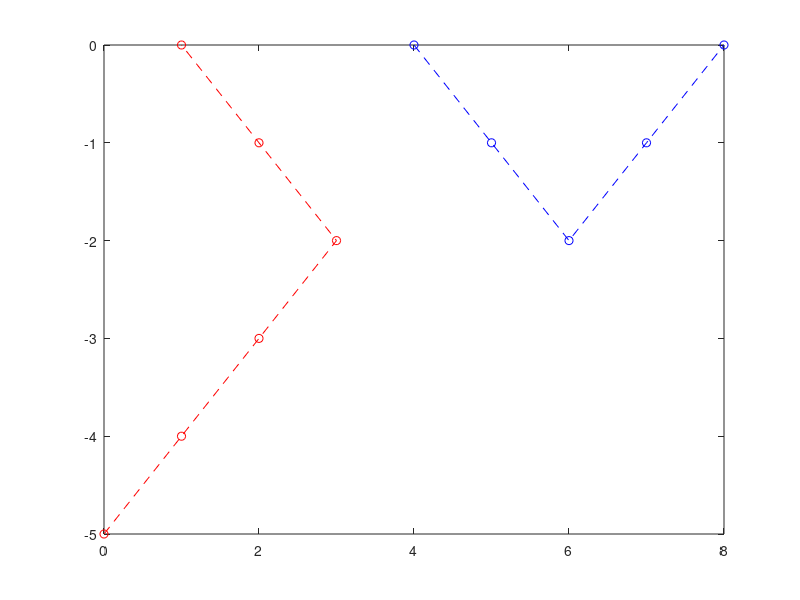

MATLAB code to generate this figure: (Note: this script raises an error after producing the figure.)
% Many-region, 2-body matched eigenfunction expansion method
% Rebecca McCabe 12-14-2023

clc;close all

%% 1: Define geometry with parameterized curve
r_b1 = [0:3 2 1];
z_b1 = -5:0;

r_b2 = 4:8;
z_b2 = [0 -1 -2 -1 0];

h = 10;
w = 1;

%% 2: Discretize into fluid zones, with areas of highest curvature getting 
% better resolution (zones with smaller radial thickness)

assert(length(r_b1) == length(z_b1));
n_points_1 = length(r_b1);
assert(length(r_b2) == length(z_b2));
n_points_2 = length(r_b2);

r_all = [r_b1, r_b2];
z_all = [z_b1, z_b2];
assert(all(z_all <= 0)); % cannot extend out of the water
assert(all(z_all >= -h)); % cannot extend below the sea floor
assert(any(z_b1==0)); % must be surface piercing
assert(any(z_b2==0));

figure
plot(r_b1,z_b1,'ro--',r_b2,z_b2,'bo--')
hold on

% for plotting
[r_b1_plot, z_b1_plot, r_b1_discrete, z_b1_discrete] = points_to_plot_points(r_b1,z_b1);
[r_b2_plot, z_b2_plot, r_b2_discrete, z_b2_discrete] = points_to_plot_points(r_b2,z_b2);

r_all_discrete = [r_b1_discrete, r_b2_discrete];
z_all_discrete = [z_b1_discrete, z_b2_discrete];
n_body_discretizations = length(z_all_discrete);

plot(r_b1_plot,z_b1_plot,'r*-',r_b2_plot,z_b2_plot,'b*-')

r_max = 1.2 * max(r_all);
plot([0,r_max],[-h,-h],'k')
plot([0 0],[-h 0],'k--')
wavelength = 2*pi/w;
x = 0:wavelength/20:r_max;
plot(x,sin(w*x),'c')
plot(x,0*x,'c')
legend('body 1','body 2')
xlabel('R')
ylabel('Z')
improvePlot

% Check points to ensure the two bodies don't overlap and are otherwise valid

% Find the type of each fluid zone and assign it the corresponding potential function
% for each point, check if it's the smallest or biggest z for that radius

figure
hold on

for i=1:n_body_discretizations
    r_i = r_all_discrete(i);
    z_i = z_all_discrete(i);
    z_this_r = z_all_discrete(r_all_discrete==r_i);
    
    if i < n_points_1
        body = 1;
    else
        body = 2;
    end

    % innermost region
    r_corners = r_all([i+body-1, i+body]);
    if any(r_corners == 0)
        superscript = '^0';
    else
        superscript = '';
    end

    % detect type of zone
    if z_i == min(z_this_r)
        zone = 'P';
        z_bounds = [-h,z_i];
    elseif z_i == max(z_this_r)
        zone = 'L';
        z_bounds = [z_i,0];
    else
        zone = 'B';
        z_bounds = NaN;
    end

    full_zone = [zone '_' num2str(body) superscript];
    text(r_i,mean(z_bounds),full_zone)
    plot(r_corners(1)*[1,1],z_bounds,'k--')
    plot(r_corners(2)*[1,1],z_bounds,'k--')
end

% intermediate M region
if max(r_b1) < min(r_b2)
    mid_r = mean([max(r_b1), min(r_b2)]);
elseif min(r_b1) > max(r_b2)
    mid_r = mean([min(r_b1), max(r_b2)]);
else
    mid_r = NaN;
end
text(mid_r,-h/2,'M')

% exterior region
text(max(r_all)*1.1,-h/2,'E')

plot(r_b1_plot,z_b1_plot,'r*-',r_b2_plot,z_b2_plot,'b*-')
hold on
r_max = 1.2 * max([r_b1,r_b2]);
plot([0,r_max],[-h,-h],'k')
plot([0 0],[-h 0],'k--')
wavelength = 2*pi/w;
x = 0:wavelength/20:r_max;
plot(x,sin(w*x),'c')
plot(x,0*x,'c')
xlabel('R')
ylabel('Z')
improvePlot

% Check for adjacency to determine which zones should be matched

% Apply potential matching and velocity matching on all adjacent zones

% Apply the zero radial velocity condition and add the resulting equations to the velocity matching equations

% Apply orthogonality and arrive at the symbolic matrix equation

% Plug in the velocity conditions associated with which body is moving 

% Plug in numbers for the specific geometric dimensions

% Solve the matrix equation to find the unknown Fourier coefficients

% Plug the Fourier coefficients into the expression for potential and hydrodynamic coefficients

% Repeat steps 10-12 for different geometries

%% functions
function [r_plot,z_plot,r_discrete,z_discrete] = points_to_plot_points(r,z)
    r_discrete = mean([r(1:end-1);r(2:end)]);
    z_discrete = mean([z(1:end-1);z(2:end)]);

    r_plot = [r(1), repelem(r(2:end),2)];
    z_plot = [repelem(z_discrete(1:end),2) z(end)];
end